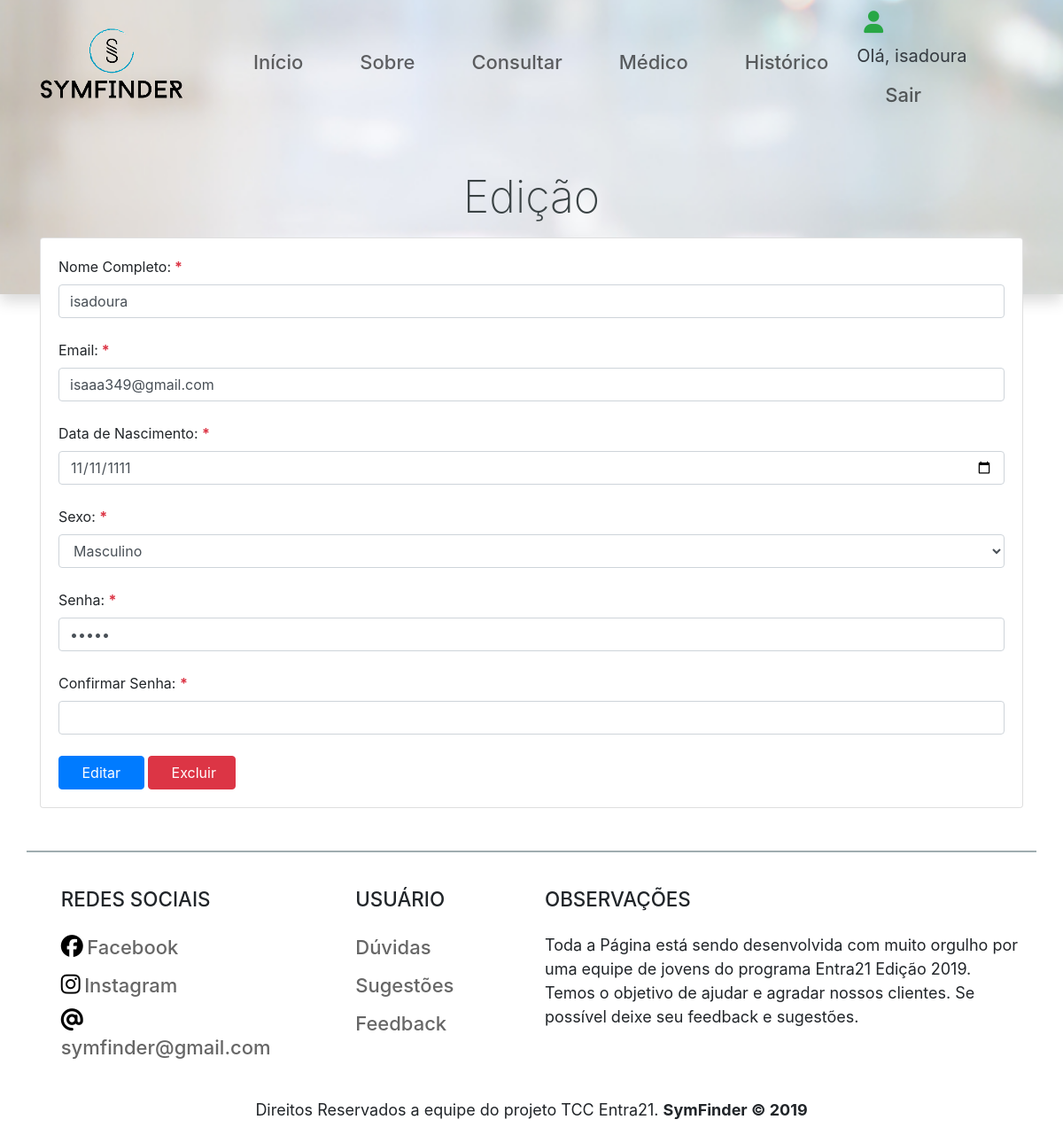
The page /cadastro.php?id=9 (signed in) on the database its author committed.
### tables this page shows
CREATE TABLE `tb_usuario` (
  `id` int(11) NOT NULL,
  `nome_completo` varchar(40) NOT NULL,
  `email` varchar(100) DEFAULT NULL,
  `data_nascimento` date DEFAULT NULL,
  `sexo` varchar(30) DEFAULT NULL,
  `senha` varchar(30) DEFAULT NULL,
  `nivel_acesso` varchar(30) DEFAULT NULL,
  `token` varchar(255) NOT NULL
);

### backend/cadastro_usuarios.php (called while the page is built, shortened)
<?php
require_once('include/conexao.php');
if (isset($_GET['id'])) {
	$id_usuario = $_GET['id'];
}
if (isset($id_usuario)) {
	$sql = "SELECT * FROM tb_usuario WHERE id = $id_usuario";
	$queryUsuario = mysqli_query($con, $sql);
	$resultadoUsuario = mysqli_fetch_array($queryUsuario);
}
?>

### cadastro.php (the view, shortened to what this page needs)
<?php
require_once('backend/cadastro_usuarios.php');
?>
<!DOCTYPE html>
<html>
<head>
	<link rel="stylesheet" href="https://stackpath.bootstrapcdn.com/bootstrap/4.3.1/css/bootstrap.min.css">
	<link rel="stylesheet" type="text/css" href="media/css/media.css">
</head>
<body>
	<?php require_once('include/header.php');  ?>
	<div class="shadow img_sobre" style="background-image: url('media/images/fundo.jpg');  min-height: 320px; min-width: 100%; background-size: 100%; background-position: center center; padding-top: 128px; margin-top: -184px; background-repeat: no-repeat;">
	</div>
	<div class="container-fluid">
		<div class="container" style="margin-top: -190px;">
			<h1 class="text-center" style="font-size: 50px;color: rgb(59, 67, 69); font-weight: 200; margin-top: 50px;">Edição</h1>
			<div class="card mt-3 mb-3">
				<div class="card-body">
					<form method="post" action="" name="formCadastro">
						<label for="nome">Nome Completo:<strong class="text-danger"> *</strong></label>
						<input type="text" name="nome" id="nome" placeholder="Gabriel de Souza" class="form-control" value="<?=$resultadoUsuario['nome_completo']?>"><br>
						<label for="email">Email:<strong class="text-danger"> *</strong></label>
						<input type="email" name="email" id="email" class="form-control" value="<?=$resultadoUsuario['email']?>"><br>
						<label for="dataNasc">Data de Nascimento: <strong class="text-danger"> *</strong></label>
						<input type="date" name="dataNasc" id="dataNasc" class="form-control" value="<?=$resultadoUsuario['data_nascimento']?>"><br>
						<label for="sexo">Sexo: <strong class="text-danger"> *</strong></label>
						<select class="form-control" name="sexo" id="sexo">
							<option value="Masculino"<?= ($resultadoUsuario['sexo']=="Masculino") ? 'selected' : ''?>>Masculino</option>
						</select><br>
						<label for="senha">Senha: <strong class="text-danger"> *</strong></label>
						<input type="password" name="senha" id="senha" class="form-control" value="<?=$resultadoUsuario['senha']?>"><br>
						<label for="confSenha">Confirmar Senha: <strong class="text-danger"> *</strong></label>
						<input type="password" name="confSenha" id="confSenha" class="form-control"><br>
						<input type="submit" name="cadastro" id="cadastro" class="btn btn-primary " value="   Editar   ">
						<input type="submit" name="btnExcluir" value="   Excluir  " class="btn btn-danger">
					</form>
				</div>
			</div>
		</div>
	</div>
	<?php require_once('include/footer.php'); ?>
</body>
</html>

### media/css/media.css (style rules this page uses)
@media (min-width: 992px) and (max-width: 1200px) { .img_sobre { min-height: 100px !important; min-width: 100% !important; background-size: 205% !important; background-position: center center; padding-top: 650px !important; margin-top: -509px !important; background-repeat: no-repeat; } }

### rows shown on the page
tb_usuario: nome "isadoura", email "isaaa349@gmail.com", dataNasc "11/11/1111", sexo "Masculino"

### other values the page prints
$_SESSION['nome_usuario'] "isadoura"
